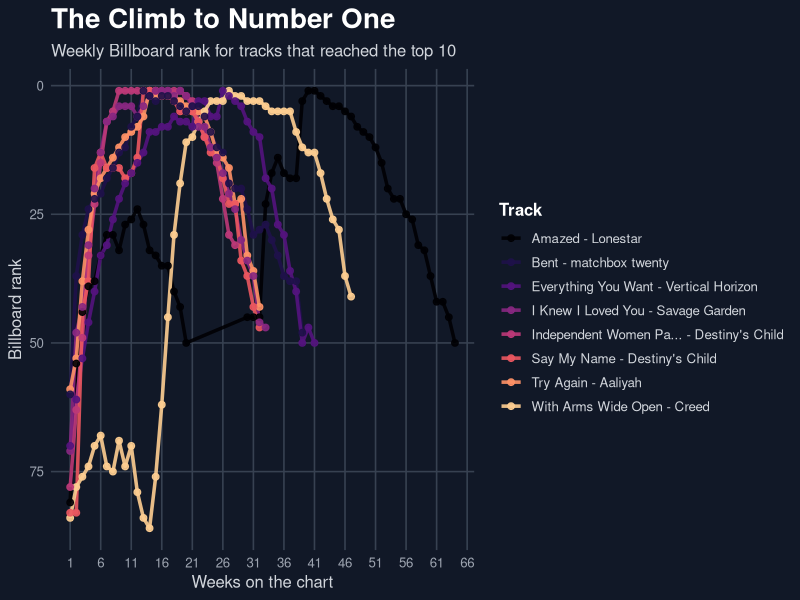

R code for this plot:
## ---- chunk 1
#| message: false
#| echo: false
library(tidyverse)
## ---- chunk 2
#| echo: false
billboard_long <- billboard |>
	pivot_longer(
		cols = starts_with("wk"),
		names_to = "week",
		names_prefix = "wk",
		values_to = "rank",
		values_drop_na = TRUE
	) |>
	mutate(week = as.integer(week))

top_tracks <- billboard_long |>
	group_by(artist, track) |>
	summarise(
		peak_rank = min(rank),
		weeks_on_chart = n(),
		.groups = "drop"
	) |>
	arrange(peak_rank, desc(weeks_on_chart)) |>
	slice_head(n = 8)

billboard_long |>
	inner_join(top_tracks, by = c("artist", "track")) |>
	mutate(track_label = str_c(track, " - ", artist)) |>
	ggplot(aes(x = week, y = rank, group = track_label, color = track_label)) +
	geom_line(linewidth = 1.2, alpha = 0.9) +
	geom_point(size = 2, alpha = 0.9) +
	scale_y_reverse() +
	scale_x_continuous(breaks = seq(1, 76, by = 5)) +
	scale_color_viridis_d(option = "magma", end = 0.9) +
	labs(
		title = "The Climb to Number One",
		subtitle = "Weekly Billboard rank for tracks that reached the top 10",
		x = "Weeks on the chart",
		y = "Billboard rank",
		color = "Track"
	) +
	theme_minimal(base_size = 12) +
	theme(
		plot.background = element_rect(fill = "#111827", color = NA),
		panel.background = element_rect(fill = "#111827", color = NA),
		panel.grid.minor = element_blank(),
		panel.grid.major = element_line(color = "#374151"),
		plot.title = element_text(color = "white", face = "bold", size = 20),
		plot.subtitle = element_text(color = "#d1d5db"),
		axis.title = element_text(color = "#d1d5db"),
		axis.text = element_text(color = "#9ca3af"),
		legend.background = element_rect(fill = "#111827", color = NA),
		legend.text = element_text(color = "#d1d5db"),
		legend.title = element_text(color = "white", face = "bold")
	)
